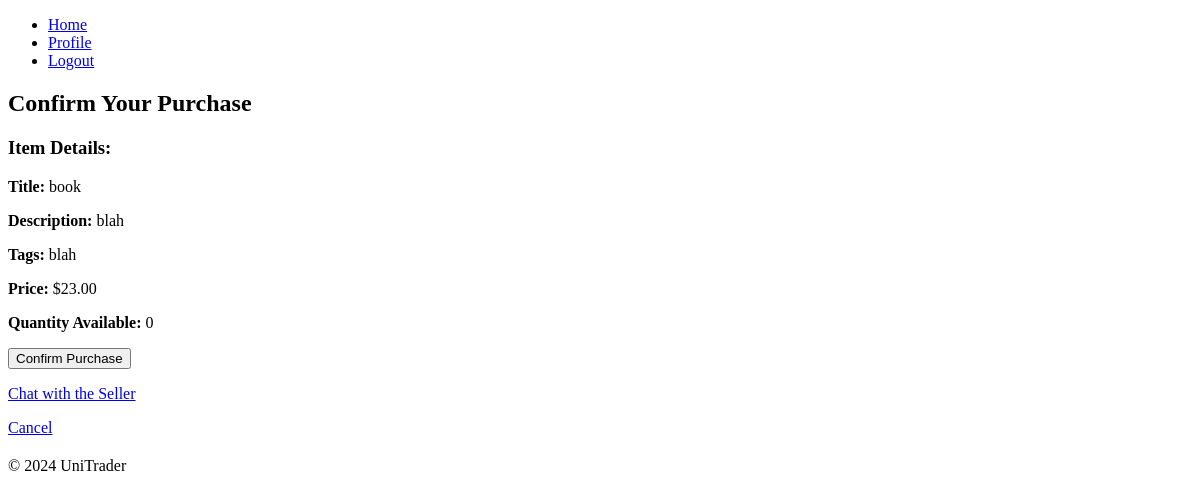
Page /buy/confirm/1/ (signed in) on the earlier database version.
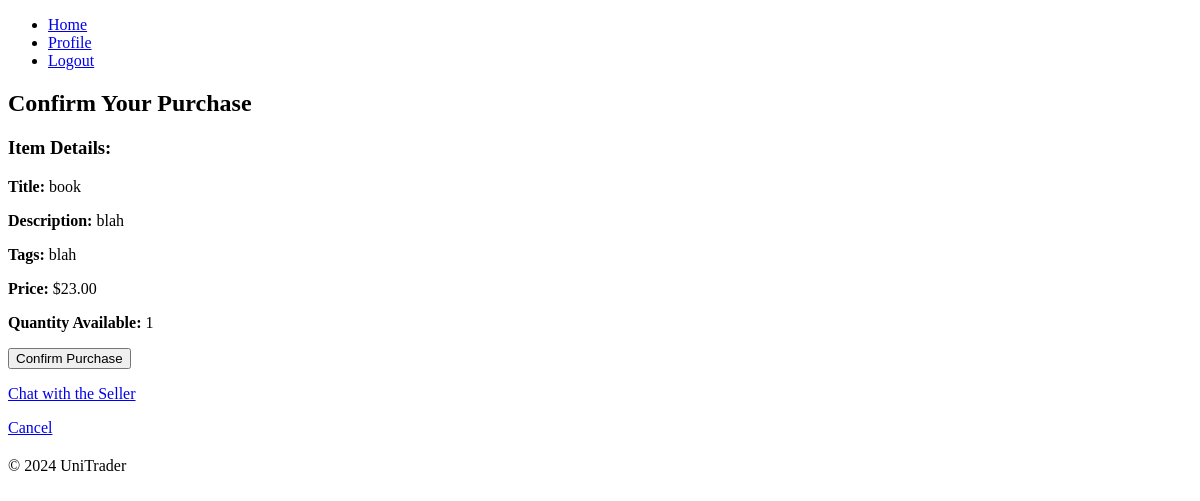
Same page on the later database version.
### unitrader/models.py (models this page shows, shortened)
class Item(models.Model):
    item_title = models.CharField(max_length=100)
    item_description = models.TextField()
    item_tags = models.CharField(max_length=255, blank=True, null=True)  # Tags can be optional
    item_age = models.IntegerField(null=True, blank=True)  # Age can be optional
    base_price = models.DecimalField(max_digits=10, decimal_places=2)
    item_image = models.ImageField(upload_to='item_images/', blank=True, null=True)  # File upload field
    quantity = models.IntegerField(default=1)
    seller = models.ForeignKey(User, on_delete=models.CASCADE)  # Reference to the seller
    created_at = models.DateTimeField(auto_now_add=True)
    updated_at = models.DateTimeField(auto_now=True)
    highest_bid = models.DecimalField(max_digits=10, decimal_places=2, default=0.00)
    highest_bidder = models.ForeignKey(User, on_delete=models.SET_NULL, null=True, blank=True, related_name='highest_bidder')
    bidding_end_time = models.DateTimeField()  # Set this when the item is created
    status = models.CharField(
        max_length=20,
        choices=[('available', 'Available'), ('sold', 'Sold')],
        default='available'
    )

### unitrader/views.py (the view)
# urls.py: path('buy/confirm/<int:item_id>/', views.buy_now, name='buy_now'),
@login_required
def buy_now(request, item_id):
    item = get_object_or_404(Item, id=item_id)
    if item.item_tags != 'lbin' and item.status == 'available':
        context = {
            'item': item
        }
        return render(request, 'unitrader/confirm_purchase.html', context)
    return redirect('buy_items')

### templates/unitrader/confirm_purchase.html (shortened to what this page needs)
{% extends "unitrader/base.html" %}
{% block content %}
<h2>Confirm Your Purchase</h2>
<h3>Item Details:</h3>
<p><strong>Title:</strong> {{ item.item_title }}</p>
<p><strong>Description:</strong> {{ item.item_description }}</p>
<p><strong>Tags:</strong> {{ item.item_tags }}</p>
<p><strong>Price:</strong> ${{ item.base_price }}</p>
<p><strong>Quantity Available:</strong> {{ item.quantity }}</p>
<form method="POST" action="{% url 'confirm_purchase' item.id %}">
    <button type="submit">Confirm Purchase</button>
</form>
<p>
    <a href="{% url 'chat_with_seller' item.seller.id %}">Chat with the Seller</a>
</p>
<a href="{% url 'buy_items' %}">Cancel</a>
{% endblock %}

Differences in the rows shown:
changed Item "book": quantity "0" → "1"
